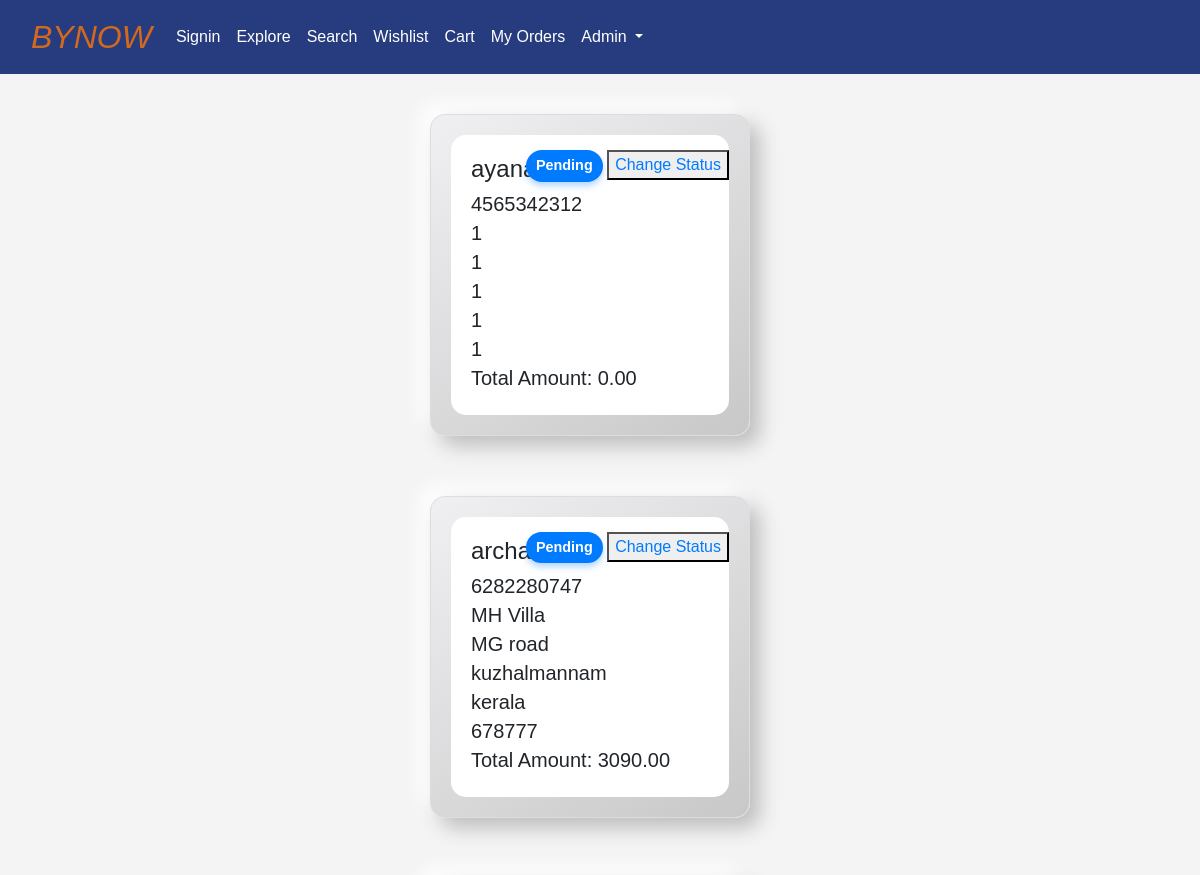
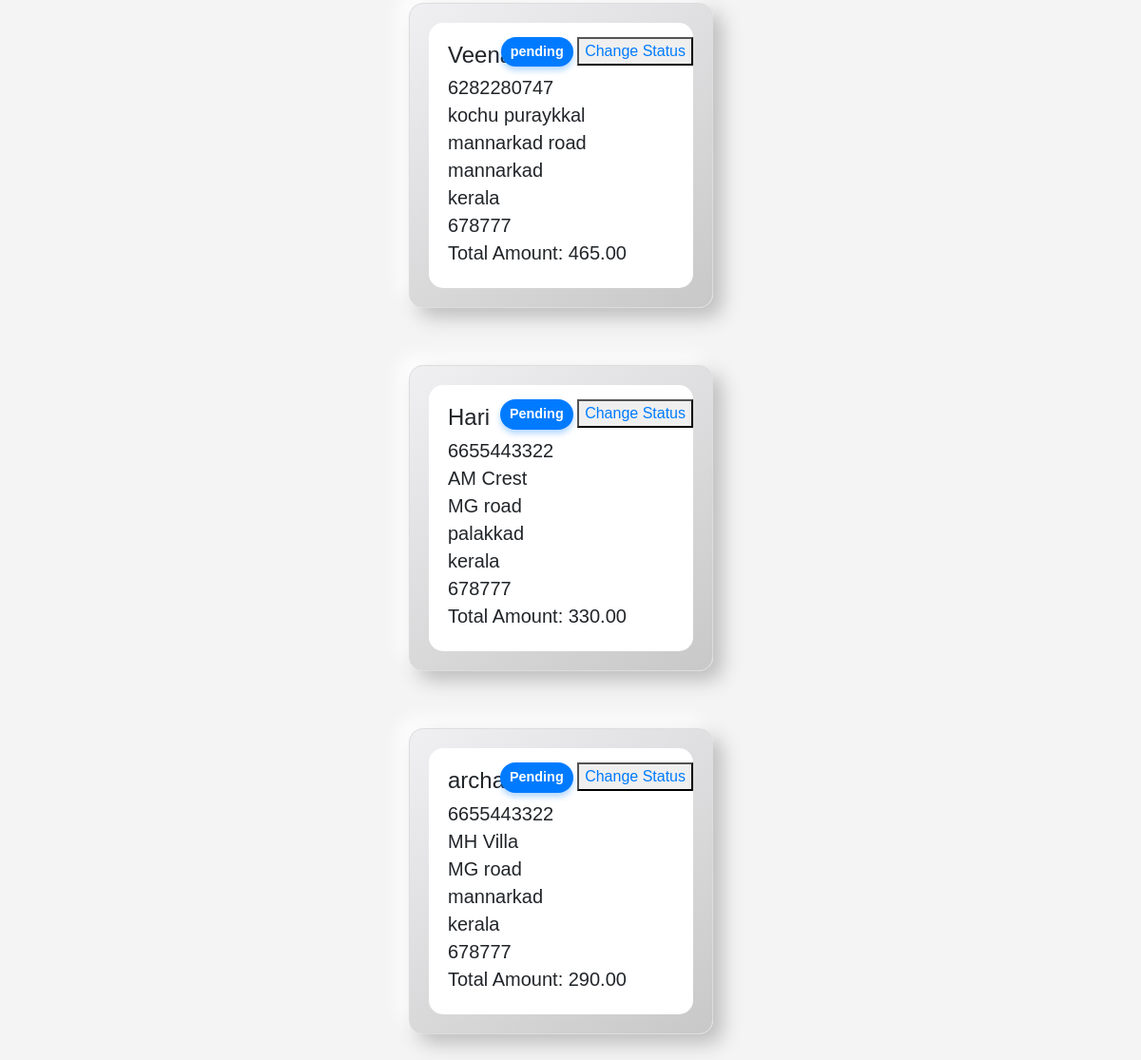
The page /sellerapp/allorder on the database its author committed (2 pictures, top to bottom).
### shopping/models.py (models this page shows, shortened)
class order_tbl(models.Model):
    customer=models.ForeignKey(shop_tbl,on_delete=models.CASCADE,null=True,related_name='selecteduserobjs')
    nm=models.CharField(max_length=30)
    mob=models.IntegerField()
    pin=models.IntegerField()
    stat=models.CharField(max_length=30)
    city=models.CharField(max_length=30)
    hous=models.CharField(max_length=50)
    road=models.CharField(max_length=50)
    totalprice=models.DecimalField(max_digits=20,decimal_places=2)
    orderstatus=models.CharField(choices=STATUS_CHOICE,default='Pending',max_length=30)

### sellerapp/views.py (the view)
# urls.py: path('allorder',views.allorder),
def allorder(request):
    obj=order_tbl.objects.filter()
    return render(request,"allorder.html",{"key":obj})

### templates/allorder.html (shortened to what this page needs)
<!DOCTYPE html>
<html lang="en">
<head>
    {% load static %}
    <link rel="stylesheet" href="https://cdn.jsdelivr.net/npm/bootstrap@4.0.0/dist/css/bootstrap.min.css">
</head>
<body>
    <nav class="navbar navbar-expand-lg">
        <div class="container-fluid">
            <a class="navbar-brand" href="index">BYNOW</a>
            <div class="collapse navbar-collapse" id="navbarSupportedContent">
                <ul class="navbar-nav me-auto mb-2 mb-lg-0">
                    {% if request.session.ema %}
                    <li class="nav-item">
                        <a class="nav-link" href="signout" style="color: white;">Logout</a>
                    </li>
                    {% else %}
                    <li class="nav-item">
                        <a class="nav-link" href="signin" style="color: white;">Signin</a>
                    </li>
                    {% endif %}
                    <li class="nav-item">
                        <a class="nav-link" href="alldata">Explore</a>
                    </li>
                    <li class="nav-item">
                        <a class="nav-link active" href="search">Search</a>
                    </li>
                    <li class="nav-item">
                        <a class="nav-link active" href="wishlist">Wishlist</a>
                    </li>
                    <li class="nav-item">
                        <a class="nav-link" href="viewcart">Cart</a>
                    </li>
                    <li class="nav-item">
                        <a class="nav-link" href="myorder">My Orders</a>
                    </li>
                    <li class="nav-item dropdown">
                        <a class="nav-link dropdown-toggle" href="#" id="navbarDropdown" role="button" data-toggle="dropdown" aria-haspopup="true" aria-expanded="false">
                            Admin
                        </a>
                    </li>
                </ul>
            </div>
        </div>
    </nav>
    {% if key %}
    <div class="container">
        {% for m in key %}
        <div class="card">
            <div class="card-content">
                <div class="info">
                    <h4>{{ m.nm }}</h4>
                    <h5>{{ m.mob }}</h5>
                    <h5>{{ m.hous }}</h5>
                    <h5>{{ m.road }}</h5>
                    <h5>{{ m.city }}</h5>
                    <h5>{{ m.stat }}</h5>
                    <h5>{{ m.pin }}</h5>
                    <h5>Total Amount: {{ m.totalprice }}</h3>
                </div>
                <div class="order-status">
                    <span class="status-label">{{ m.orderstatus }}</span>
                    <button><a href="{% url 'statuschange' oid=m.id %}">Change Status</a></button>
                </div>
            </div>
        </div>
        {% endfor %}
    </div>
    {% endif %}
</body>
</html>

### templates/allorder.html (style rules this page uses)
body { background-color: #f4f4f4; font-family: Arial, sans-serif; }
.navbar { background-color: #273c7e; }
.navbar-brand { color: #d2691e; font-style: italic; font-size: 2rem; }
.navbar-nav .nav-link { color: #ffffff; }
.navbar-nav .nav-link.active { color: #ffffff; }
.card { margin: 20px; padding: 20px; background-color: #ffffff; border: 1px solid #ddd; border-radius: 0.5rem; box-shadow: 0 0.5rem 1rem rgba(0, 0, 0, 0.1); }
.card-content h2, .card-content h3, .card-content h5 { margin: 5px 0; }
.container { display: flex; flex-direction: column; align-items: center; gap: 20px; margin: 20px; }
.card { width: 320px; background: linear-gradient(145deg, #f0f0f3, #c8c8c8); border-radius: 15px; box-shadow: 10px 10px 20px #bebebe, -10px -10px 20px #ffffff; overflow: hidden; position: relative; transition: transform 0.3s, box-shadow 0.3s; }
.card-content { display: flex; justify-content: space-between; align-items: center; padding: 20px; background-color: #ffffff; border-radius: 15px; }
.order-status { position: absolute; top: 35px; right: 20px; }
.status-label { display: inline-block; padding: 5px 10px; background-color: #007bff; color: #ffffff; border-radius: 20px; font-size: 0.9rem; font-weight: 600; box-shadow: 0 4px 6px rgba(0, 123, 255, 0.3); transition: background-color 0.3s, box-shadow 0.3s; }

### rows shown on the page
order_tbl: nm "ayanaa", mob "4565342312", hous "1", road "1", city "1", stat "1", pin "1", totalprice "0.00", orderstatus "Pending"
order_tbl: nm "archana", mob "6282280747", hous "MH Villa", road "MG road", city "kuzhalmannam", stat "kerala", pin "678777", totalprice "3090.00", orderstatus "Pending"
order_tbl: nm "Veena", mob "6282280747", hous "kochu puraykkal", road "mannarkad road", city "mannarkad", stat "kerala", pin "678777", totalprice "465.00", orderstatus "pending"
order_tbl: nm "Hari", mob "6655443322", hous "AM Crest", road "MG road", city "palakkad", stat "kerala", pin "678777", totalprice "330.00", orderstatus "Pending"
order_tbl: nm "archana", mob "6655443322", hous "MH Villa", road "MG road", city "mannarkad", stat "kerala", pin "678777", totalprice "290.00", orderstatus "Pending"
